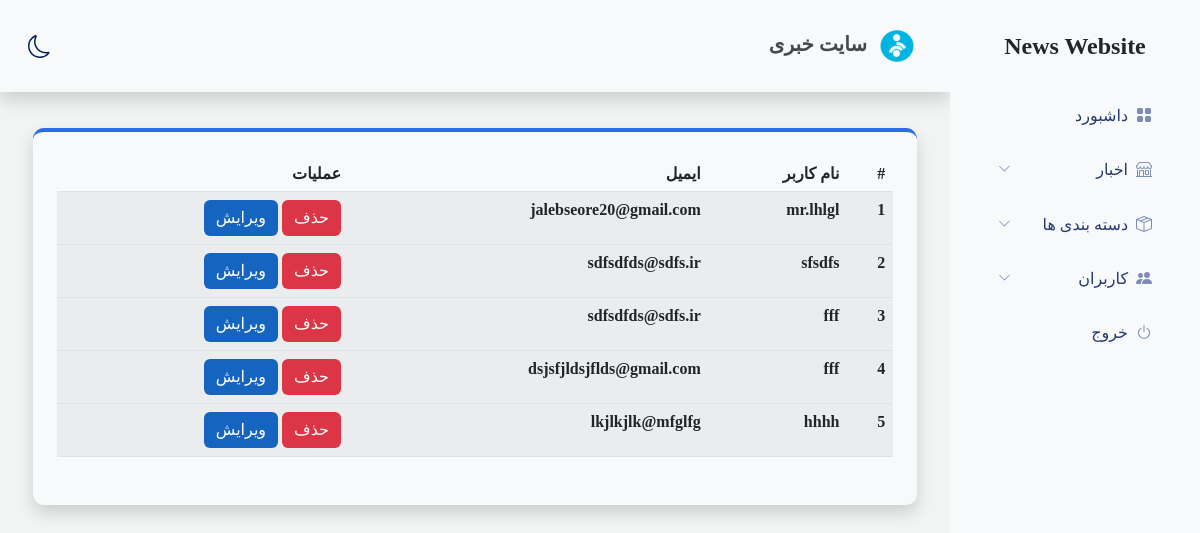
The page /panel/users.php on the database its author committed.
### tables this page shows
CREATE TABLE `users` (
  `user_id` int(11) NOT NULL,
  `user_name` varchar(45) NOT NULL,
  `user_email` varchar(45) NOT NULL,
  `user_password` varchar(100) NOT NULL,
  `on_newsletter` varchar(4) NOT NULL,
  `user_role` int(10) NOT NULL,
  `is_deleted` char(1) NOT NULL
);

### panel/users.php (the view, shortened to what this page needs)
<?php
include "../database/pdo_connection.php";
$coun=1;
$select=$conn->prepare("SELECT * FROM users ");
$select->execute();
$users=$select->fetchAll(PDO::FETCH_ASSOC);
?>
<!DOCTYPE html>
<html lang="fa" dir="rtl">
<head>
  <link rel="stylesheet" href="css/bootstrap.rtl.min.css" />
  <link rel="stylesheet" href="https://cdn.jsdelivr.net/npm/bootstrap-icons@1.5.0/font/bootstrap-icons.css" />
  <link rel="stylesheet" href="css/panel.css" />
</head>
<body>
  <section x-data="toggleSidebar" class="">
    <nav class="nav p-3 navbar navbar-expand-lg bg-light shadow fixed-top mb-5 transition">
      <div class="container">
        <a class="navbar-brand" href="#">
          <img src="images/logo.png" alt="Logo" width="50" />
          <span class="text-gray fw-bold">سایت خبری </span>
        </a>
        <button id="switchTheme"></button>
      </div>
    </nav>
    <section x-cloak class="sidebar bg-light transition" :class="open || 'inactive'">
      <div class="d-flex align-items-center justify-content-between justify-content-lg-center">
        <h4 class="fw-bold">News Website</h4>
      </div>
      <div class="mt-4">
        <ul class="list-unstyled">
          <li class="sidebar-item ">
            <a class="sidebar-link" href="index.php">
              <i class="me-2 bi bi-grid-fill"></i>
              <span>داشبورد</span>
            </a>
          </li>
          <li x-data="dropdown" class="sidebar-item">
              <div @click="toggle" class="sidebar-link">
                    <i class="me-2 bi bi-shop"></i>
                        <span>اخبار</span>
                          <i class="ms-auto bi bi-chevron-down"></i>
                </div>
            </li>
          <li x-data="dropdown" class="sidebar-item">
            <div @click="toggle" class="sidebar-link">
              <i class="me-2 bi bi-box-seam"></i>
              <span>دسته بندی ها</span>
              <i class="ms-auto bi bi-chevron-down"></i>
            </div>
          </li>
          <li x-data="dropdown" class="sidebar-item">
            <div @click="toggle" class="sidebar-link">
              <i class="me-2 bi bi-people-fill"></i>
              <span>کاربران</span>
              <i class="ms-auto bi bi-chevron-down"></i>
            </div>
          </li>
          <li x-data="dropdown" class="sidebar-item">
            <div @click="toggle" class="sidebar-link">
              <i class="me-2 bi bi-power"></i>
              <span> خروج</span>
            </div>
          </li>
        </ul>
      </div>
    </section>
    <section class="main" :class="open || 'active'">
      <div class="container ">
        <div class="card card-primary bg-light shadow p-4 mt-5 ">
          <h6 class="text-gray h6 fw-bold">
              <table class="table table-striped ">
                <thead class="">
                  <tr class="" >
                    <th scope="col">#</th>
                    <th scope="col">نام  کاربر</th>
                    <th scope="col">ایمیل</th>
                    <th scope="col">عملیات</th>
                  </tr>
                </thead>
                <?php foreach($users as $user): ?>
                <tbody>
                  <tr>
                    <th scope="row"> <?= $coun++ ?> </th>
                    <th> <?=  $user['user_name'] ?> </td>
                    <td> <?=  $user['user_email'] ?> </td>
                    <td> <a href="delete_user.php?id=<?=$user['user_id'];?>" class="btn btn-danger">حذف</a> <a href="edit_user.php?id=<?=$user['user_id'];?>" class="btn btn-primary"> ویرایش</a> </td>
                  </tr>
                </tbody>
                <?php endforeach; ?>
              </table>
        </div>
      </div>
    </section>
  </section>
</body>
</html>

### panel/css/panel.css (style rules this page uses)
* { font-family: "Vazir"; box-sizing: border-box; padding: 0; margin: 0; }
body { font-family: "Vazir" !important; background-color: #f2f4f4; }
.text-gray { color: #44494e !important; }
.btn { transition: all .3s ease !important; border: 0 !important }
.btn-primary { background-color: #1565C0; }
.transition { transition: all .5s ease; }
.card { border: none !important; border-radius: 0.7rem; }
.card-primary { border-top: 4px solid #2c6de9 !important; }
.shadow { box-shadow: rgba(255, 255, 255, 0.1) 0px 1px 1px 0px inset, rgba(50, 50, 93, 0.25) 0px 50px 100px -20px, rgba(0, 0, 0, 0.3) 0px 30px 60px -30px; }
.sidebar { width: 250px; height: 100vh; position: fixed; background-color: white; padding: 2rem; overflow-y: hidden; z-index: 1040; overflow-y: auto; }
.sidebar .sidebar-item { margin-top: 0.5rem; }
.sidebar .sidebar-item .sidebar-link { text-decoration: none; color: #25396f; padding: 0.7rem 1rem; display: flex; align-items: center; border-radius: 0.5rem; transition: all 0.5s; }
.sidebar .sidebar-item .sidebar-link i { color: #7c8db5; }
.sidebar .sidebar-item .sidebar-link { cursor: pointer; }
.sidebar .sidebar-item .bi-chevron-down { font-size: 0.8rem; }
.main { transition: all 0.5s ease-out; padding: 5rem 1.3rem; }
@media (min-width: 992px) { .main, .nav { margin-right: 250px; } }
#switchTheme { background-color: transparent; border: 0; }

### rows shown on the page
users: user_name "mr.lhlgl", user_email "jalebseore20@gmail.com"
users: user_name "sfsdfs", user_email "sdfsdfds@sdfs.ir"
users: user_name "fff", user_email "sdfsdfds@sdfs.ir"
users: user_name "fff", user_email "dsjsfjldsjflds@gmail.com"
users: user_name "hhhh", user_email "lkjlkjlk@mfglfg"
